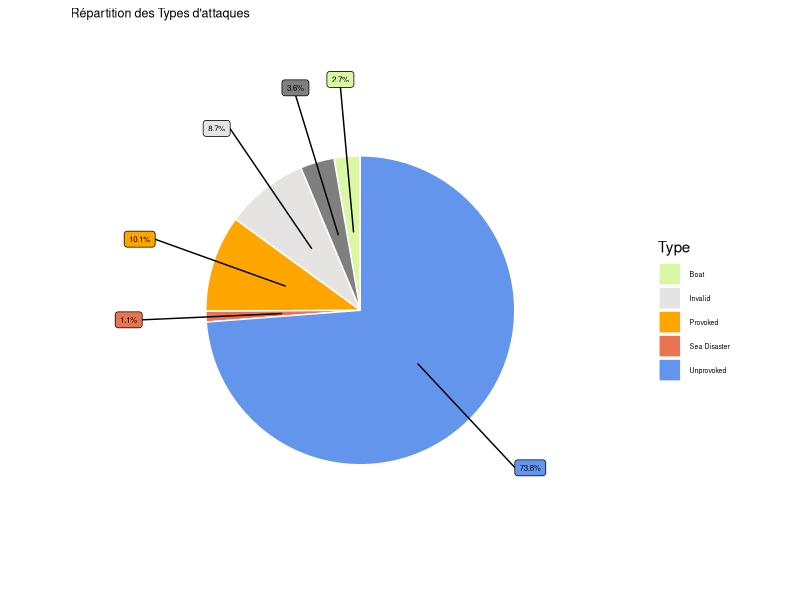
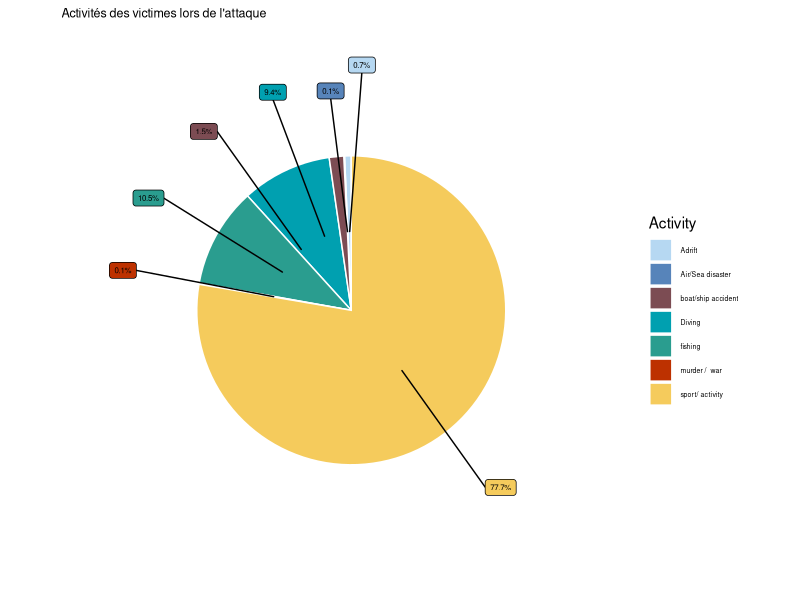
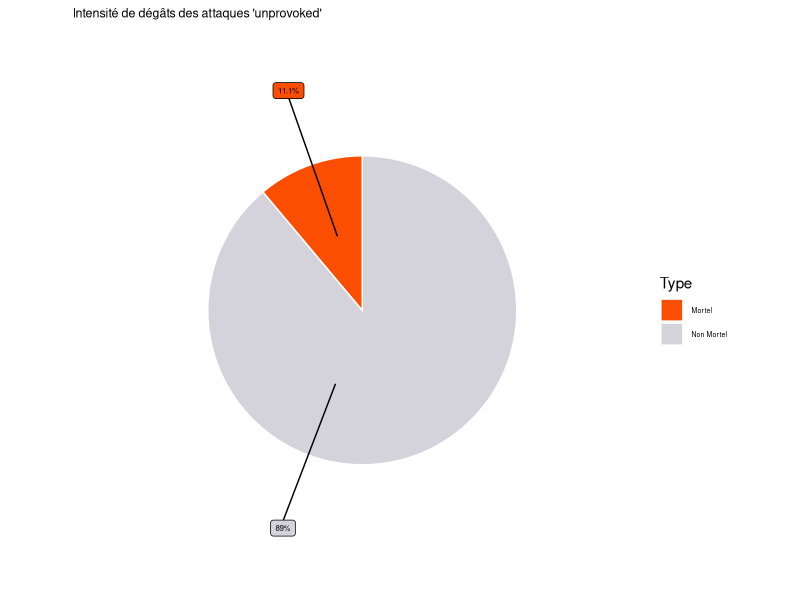
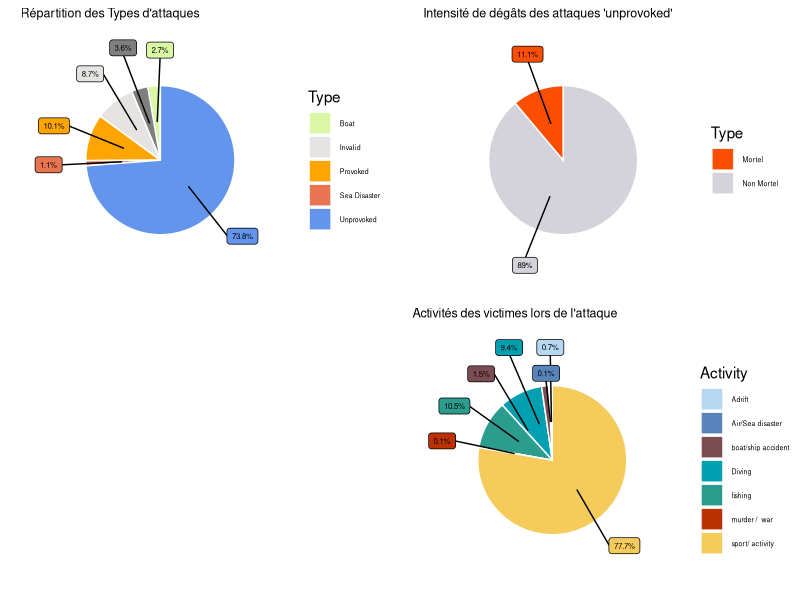

These figures' R source, in order:

library(ggplot2)
library(ggrepel)
library(tidyverse)
library(cowplot)


###### mise en forme du jeu de donnée pour avoir les groupes d'activités 

requin <- read.csv("attacks.csv") 

## choisir les colonnes d'intérêt
req <- requin %>%
  select("Year", "Type", "Country", "Area","Activity", "Fatal..Y.N.") %>%
  filter(Year >= 1930)


##############################
# netoyage du jeu de donnée
#############################


req$Country <- tolower(req$Country)

req_pie <- req %>%
  filter(Country %in% c("usa", "australia", "south africa"))
req_pie[which(req_pie$Fatal..Y.N. !="Y"),]$Fatal..Y.N.  <- "Autres"
req_pie[which(req_pie$Type == "Questionable"),]$Type <- "Invalid"

# netoyage du jeu de donnée

# diving 
for (i in (1:nrow(req_pie))) {
  if (grepl("diving", req_pie$Activity[i]) | (grepl("Diving", req_pie$Activity[i])) |
      (grepl("Dived", req_pie$Activity[i]))) {
    req_pie$Activity[i] <- "Diving"
  } 
}

# fishing
for (i in (1:nrow(req_pie))) {
  if (grepl("fishing", req_pie$Activity[i]) | (grepl("Fishing", req_pie$Activity[i])) |
      (grepl("lobsters", req_pie$Activity[i])) |
      grepl("fish", req_pie$Activity[i]) |
      grepl("bichiques", req_pie$Activity[i]) |
      grepl("Casting", req_pie$Activity[i]) |
      grepl("sardines", req_pie$Activity[i]) |
      grepl("Crabbing", req_pie$Activity[i]) |
      grepl("Clamming", req_pie$Activity[i]) |
      grepl("turtle", req_pie$Activity[i]) |
      grepl("prawns", req_pie$Activity[i])|
      grepl("net", req_pie$Activity[i])
  ) {
    req_pie$Activity[i] <- "fishing"
  } 
}

# air or sea disaster
for (i in (1:nrow(req_pie))) {
  if (grepl("disaster", req_pie$Activity[i]) | grepl("Disaster", req_pie$Activity[i])| 
      (grepl("air", req_pie$Activity[i])) | (grepl("plane", req_pie$Activity[i]))
      | (grepl("757", req_pie$Activity[i]))|
      grepl("hurricane", req_pie$Activity[i])
  ) {
    req_pie$Activity[i] <- "Air/Sea disaster"
  } 
}

# boat/ship accident de bateau 
for (i in (1:nrow(req_pie))) {
  if (grepl("Boat", req_pie$Activity[i]) | (grepl("boat", req_pie$Activity[i]))
      | (grepl("ship", req_pie$Activity[i])) | (grepl("Fell", req_pie$Activity[i]))
      | (grepl("Vessel", req_pie$Activity[i])) |
      grepl("sank", req_pie$Activity[i])|
      grepl("promotional film ", req_pie$Activity[i]) |
      grepl("Ferry", req_pie$Activity[i])|
      grepl("ferry", req_pie$Activity[i])|
      grepl("capsiz", req_pie$Activity[i]) |
      grepl("MV Dona Marilyn", req_pie$Activity[i]) |
      grepl("schooner Elizabeth", req_pie$Activity[i]) |
      grepl("Towing", req_pie$Activity[i]) |
      grepl("Tzenny Chandris", req_pie$Activity[i]) |
      grepl("Wreck", req_pie$Activity[i]) |
      grepl("wreck", req_pie$Activity[i]) |
      grepl("dinghy", req_pie$Activity[i]) |
      grepl("yacht", req_pie$Activity[i]) |
      grepl("Chumming", req_pie$Activity[i]) |
      grepl("raft", req_pie$Activity[i]) |
      grepl("Tagging", req_pie$Activity[i]) |
      grepl("overboard", req_pie$Activity[i]) |
      grepl("free the shark", req_pie$Activity[i]) |
      grepl("rescue a shark", req_pie$Activity[i]) 
  ) {
    req_pie$Activity[i] <- "boat/ship accident"
  } 
}

# sport 
for (i in (1:nrow(req_pie))) {
  if (grepl("surf", req_pie$Activity[i]) | grepl("Surf", req_pie$Activity[i]) |(grepl("boarding", req_pie$Activity[i]))|
      grepl("Boarding", req_pie$Activity[i]) |
      (grepl("batching", req_pie$Activity[i]))| (grepl("Bathing", req_pie$Activity[i])) |
      (grepl("bathing", req_pie$Activity[i])) |
      (grepl("Swim", req_pie$Activity[i]))| (grepl("swim", req_pie$Activity[i])) |
      (grepl("fell", req_pie$Activity[i])) | (grepl("Paddling", req_pie$Activity[i]))| 
      (grepl("Paddling", req_pie$Activity[i])) | (grepl("water", req_pie$Activity[i]))
      | (grepl("Snorkeling", req_pie$Activity[i]))
      | (grepl("Sitting", req_pie$Activity[i])) | 
      grepl("Happy Jack", req_pie$Activity[i]) |
      grepl("Bending", req_pie$Activity[i]) |
      grepl("Canoe", req_pie$Activity[i]) |
      grepl("paddling", req_pie$Activity[i]) |
      grepl("Kaya", req_pie$Activity[i]) |
      grepl("Lifesaving", req_pie$Activity[i]) |
      grepl("Snorkeling", req_pie$Activity[i]) |
      grepl("Stamding", req_pie$Activity[i])|
      grepl("Wading", req_pie$Activity[i]) |
      grepl("Wash", req_pie$Activity[i]) |
      grepl("Workong", req_pie$Activity[i])| 
      grepl("McIver", req_pie$Activity[i]) |
      grepl("Standing", req_pie$Activity[i]) |
      grepl("Crossing the bay", req_pie$Activity[i])|
      grepl("Walking", req_pie$Activity[i]) |
      grepl("kill a shark", req_pie$Activity[i]) |
      grepl("Removing shark", req_pie$Activity[i]) |
      grepl("Riding", req_pie$Activity[i]) |
      grepl("Board sailing", req_pie$Activity[i])|
      grepl("Exercising", req_pie$Activity[i]) |
      grepl("Feeding sharks", req_pie$Activity[i]) |
      grepl("Filming", req_pie$Activity[i]) |
      grepl("ski", req_pie$Activity[i]) |
      grepl("Jumping", req_pie$Activity[i]) |
      grepl("Paddle", req_pie$Activity[i]) |
      grepl("Play", req_pie$Activity[i]) |
      grepl("Resting", req_pie$Activity[i])  |
      grepl("floatation device", req_pie$Activity[i])|
      grepl("Sculling", req_pie$Activity[i]) |
      grepl("Splashing", req_pie$Activity[i]) |
      grepl("Dr. Marais", req_pie$Activity[i]) |
      grepl("Wrangling", req_pie$Activity[i]) |
      grepl("Photographing", req_pie$Activity[i]) |
      grepl("SUP", req_pie$Activity[i]) |
      grepl("Kakay", req_pie$Activity[i]) 
      
  ) {
    req_pie$Activity[i] <- "sport/ activity" }
}



# adrift
for (i in (1:nrow(req_pie))) {
  if (grepl("Adrift", req_pie$Activity[i]) | grepl("adrift", req_pie$Activity[i]) |
      grepl("Floating", req_pie$Activity[i])|
      grepl("3 men & 2 boys", req_pie$Activity[i]) |
      grepl("float", req_pie$Activity[i])
  ) {
    req_pie$Activity[i] <- "Adrift"
  } 
}

# murder /  war 
for (i in (1:nrow(req_pie))) {
  if (grepl("Murder", req_pie$Activity[i]) ||
      grepl("submarine", req_pie$Activity[i]) |
      grepl("American", req_pie$Activity[i]) |
      grepl("torpedoed", req_pie$Activity[i]) |
      grepl("Torpedoed", req_pie$Activity[i]) |
      grepl("soldiers", req_pie$Activity[i]) |
      grepl("Escaping", req_pie$Activity[i]) |
      grepl("Japanese", req_pie$Activity[i]) |
      grepl("Japan", req_pie$Activity[i]) |
      grepl("Sinking", req_pie$Activity[i]) |
      grepl("SS", req_pie$Activity[i]) |
      grepl("foundered", req_pie$Activity[i])  |
      grepl("US", req_pie$Activity[i])
  ) {
    req_pie$Activity[i] <- "murder /  war "
  } 
}


##############################
# 1e graphe: répartition des types d'attaques
#############################

# on se concentre sur les 3 pays les plus touchés
#pie1
req_pie1 <- req_pie %>%
  group_by(Type) %>%
  summarise(Effectif=n(), Pourcentage = Effectif/3480, 
            ypos = (cumsum(Pourcentage) - 0.5*Pourcentage)) 
req_pie1 <- req_pie1[-1,]

req_pie1$Type
df1 <- req_pie1 %>% 
  mutate(csum = rev(cumsum(rev(Pourcentage))), 
         pos = Pourcentage/2 + lead(csum, 1),
         pos = if_else(is.na(pos), Pourcentage/2, pos))

# pie 1 Répartion des Types d'attaques
pie <- ggplot(data = req_pie1, aes(x="", y=Pourcentage, fill= Type)) +
  geom_bar(stat="identity", width=1, color= "white") +
  coord_polar("y", start=0) +
  theme_void() +
  scale_fill_manual(values = c("Boat" = "#DAF7A6",
                               "Invalid" = "#E5E4E2",
                               "Provoked" = "#FFA500",
                               "Sea Disaster" = "#E97451",     
                               "Unprovoked" = "#6495ED")[]) +
  geom_label_repel(data = df1,
                   aes(y = pos, label = paste0(round(Pourcentage*100,1), "%")),
                   size = 2, nudge_x = 1, show.legend = FALSE) +
  guides(fill = guide_legend(title = "Type")) +
  labs(title = "Répartition des Types d'attaques") +
  theme(plot.title = element_text(size=9),
        legend.text = element_text(size = 5))
# geom_text(aes(label = Type),
#           position = position_stack(vjust = 0.5), color="white")
pie


##############################
# 2e graphe: conséquences des attaques
#############################

req_pie2 <- req_pie %>%
  filter(Type =="Unprovoked", Activity!="") %>%
  group_by(Activity) %>%
  summarise(Effectif=n(), Pourcentage = Effectif/2448)

df2 <- req_pie2 %>% 
  mutate(csum = rev(cumsum(rev(Pourcentage))), 
         pos = Pourcentage/2 + lead(csum, 1),
         pos = if_else(is.na(pos), Pourcentage/2, pos))

req_pie2$Activity

pie2 <- ggplot(data = req_pie2, aes(x="", y=Pourcentage, fill= Activity)) +
  geom_bar(stat="identity", width=1, color= "white") +
  coord_polar("y", start=0) +
  theme_void() +
  scale_fill_manual(values = c("Adrift" = "#B6D8F2",
                               "Air/Sea disaster" = "#5784BA",
                               "boat/ship accident" = "#7C4C53",
                               "Diving" = "#00A0B0",
                               "fishing" = "#2a9d8f",
                               "murder /  war " = "#BD3100",
                               "sport/ activity" = "#F5CB5C")) +
  geom_label_repel(data = df2,
                   aes(y = pos, label = paste0(round(Pourcentage*100,1), "%")),
                   size = 2, nudge_x = 1, show.legend = FALSE) +
  guides(fill = guide_legend(title = "Activity")) +
  labs(title = "Activités des victimes lors de l'attaque") +
  theme(plot.title = element_text(size=9),
        legend.text = element_text(size = 5))



pie2


##############################
# 3z graphe: activité des victimes en cours
#############################


req_pie3 <- req_pie %>%
  filter(Type =="Unprovoked", Activity!="") %>%
  group_by(Fatal..Y.N.) %>%
  summarise(Effectif=n(), Pourcentage = Effectif/2444, 
            ypos = (cumsum(Pourcentage) - 0.5*Pourcentage)) 


req_pie3$Fatal..Y.N.[which(req_pie3$Fatal..Y.N. =="Y")] <- "Mortel"
req_pie3$Fatal..Y.N.[which(req_pie3$Fatal..Y.N. =="Autres")] <- "Non Mortel"

df3 <- req_pie3 %>% 
  mutate(csum = rev(cumsum(rev(Pourcentage))), 
         pos = Pourcentage/2 + lead(csum, 1),
         pos = if_else(is.na(pos), Pourcentage/2, pos))
df3$pos[2] <- 0.95
pie3 <- ggplot(data = req_pie3, aes(x="", y=Pourcentage, fill= Fatal..Y.N.)) +
  geom_bar(stat="identity", width=1, color= "white") +
  coord_polar("y", start=0) +
  theme_void() +
  scale_fill_manual(values = c("Mortel" = "#FC4E00",
                               "Non Mortel" = "#D4D3DC")) +
  geom_label_repel(data = df3,
                   aes(y = pos, label = paste0(round(Pourcentage*100,1), "%")),
                   size = 2, nudge_x = 1, show.legend = FALSE) +
  guides(fill = guide_legend(title = "Type")) +
  labs(title = "Intensité de dégâts des attaques 'unprovoked'") +
  theme(plot.title = element_text(size=9),
        legend.text = element_text(size = 5))
pie3



##############################
# plot des 3 en meme temps
#############################

plot_grid(pie, pie3,"",pie2, ncol = 2, nrow = 2)
# 
# 
# Row
# -------------------------------------
# 
#   ### Description des attaques les plus récurrentes
# 
#   ```{r, include=FALSE}
# plot_grid(pie)
# ```
# 
# Row {.tabset .tabset-fade}
# -------------------------------------
# 
#   ### Activities
# 
#   ```{r, include=FALSE}
# plot_grid(pie2)
# ```
# 
# ### Intensité
# 
# 
# ```{r, include=FALSE}
# plot_grid(pie3)
# ```






